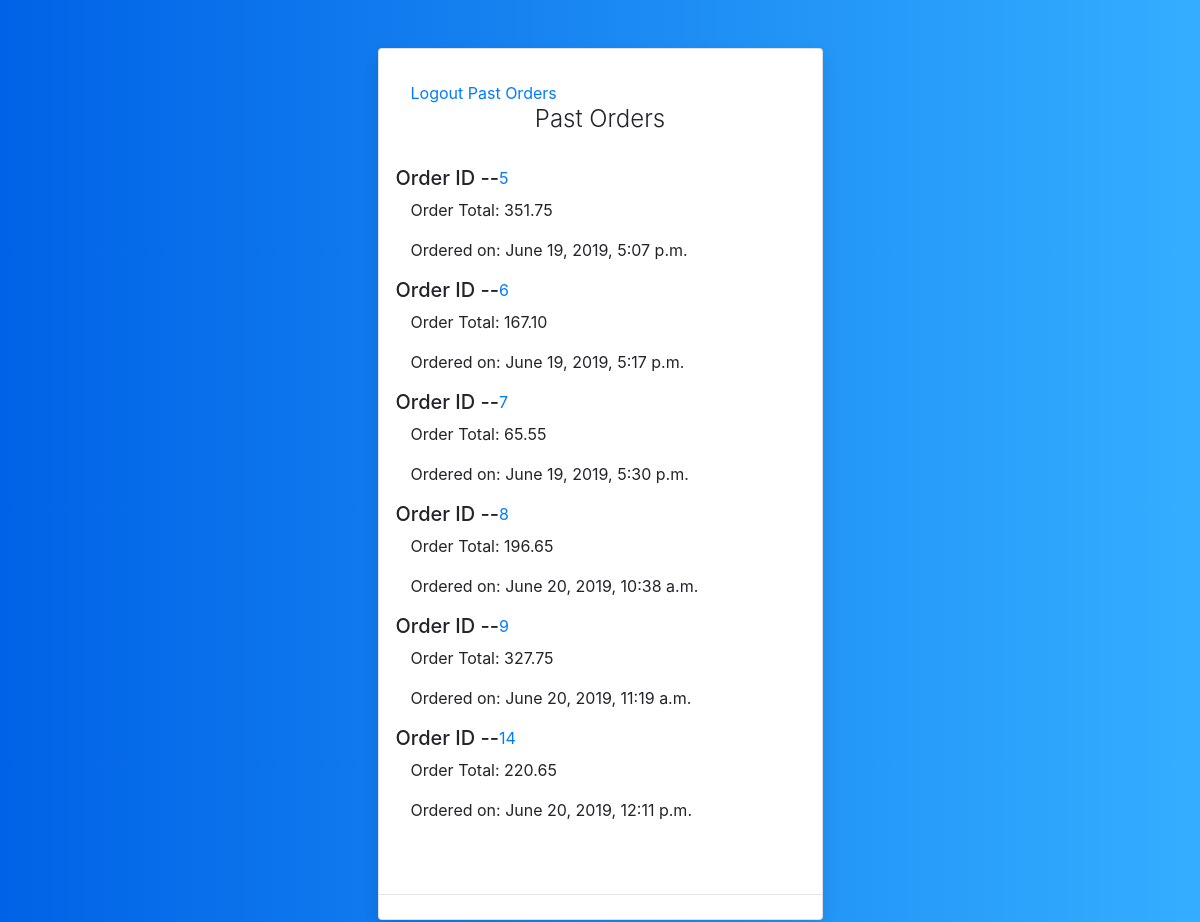
The page /pastOrders (signed in) on the database its author committed.
### menus/models.py (models this page shows, shortened)
class Cart(models.Model):
    checked_out = models.BooleanField(default=False)
    created_at = models.DateTimeField(auto_now=True)
    user= models.ForeignKey(User, on_delete=models.CASCADE)
    Items = models.ManyToManyField('Item',through='Order')
    @property
    def total(self):
        total = 0
        for item in Order.objects.filter(cart=self):
            total+= item.Item.price*item.quantity
        return total
    class Meta:
        verbose_name = 'Cart'
        verbose_name_plural = 'Carts'

class Order(models.Model):
    cart = models.ForeignKey('Cart', related_name='cart', on_delete=models.CASCADE)
    Item = models.ForeignKey('Item',related_name='item', on_delete=models.CASCADE)
    quantity = models.PositiveIntegerField(default=1)
    class Meta:
        verbose_name = ("Order")
        verbose_name_plural = ("Orders")

class Item(models.Model):
    name = models.CharField(max_length = 100)
    description = models.CharField(max_length = 200)
    price = models.DecimalField(max_digits=5, decimal_places=2)
    restaurant = models.ForeignKey('Restaurant', on_delete=models.CASCADE)
    class Meta:
        verbose_name = ("Item")
        verbose_name_plural = ("Items")

### menus/views.py (the view)
# urls.py: path('pastOrders', past_orders, name='past_orders'),
@login_required
def past_orders(request):
    cart = Cart.objects.filter(user=request.user,checked_out=True)
    return render(request, "past_orders.html", context={"carts": cart})

### templates/past_orders.html (shortened to what this page needs)
{% load static %}
<head>
<link rel="stylesheet" type="text/css" href="{% static 'css/one.css' %}">
<link href="https://stackpath.bootstrapcdn.com/bootstrap/4.3.1/js/bootstrap.bundle.min.js?fbclid=IwAR2s8V1BkjgZOBQhELChAmX48Xqy1NrVdH_Et5i5smGNNwvsUGnbT4xf0OY" rel="stylesheet">
<link href="https://stackpath.bootstrapcdn.com/bootstrap/4.3.1/css/bootstrap.min.css" rel="stylesheet">
</head>
    <body>
    <div class="container">
      <div class="row">
      <div class="col-sm-9 col-md-7 col-lg-5 mx-auto">
        <div class="card card-signin my-5">
          <div class="card-body">
          {% if user.is_active %}
            <a href="{% url 'logout' %}">Logout</a>
            <a href="{% url 'past_orders' %}">Past Orders</a>
            {% else %}
            <a href="{% url 'login' %}">Login</a>
            <a href="{% url 'signup' %}">Sign up</a>
            {% endif %}
            <h3 class="card-title text-center">Past Orders</h3>
            {% for cart in carts %}
                    <div class="row">
                    <h5>Order ID -- </h5> <a href="{% url 'cart_items' cart.id %}">{{cart.id}}</a>
</div>
                        <p>Order Total: {{cart.total}}</p>
                        <p>Ordered on: {{cart.created_at}}</p>
                    {% endfor %}
        </div>
      <hr class="my-4">
        </div>
      </div>
    </div>
  </div>
</body>

### menus/static/css/one.css (style rules this page uses)
body { background: #007bff; background: linear-gradient(to right, #0062E6, #33AEFF); }
.card-signin { border: 0; border-radius: 1rem; box-shadow: 0 0.5rem 1rem 0 rgba(0, 0, 0, 0.1); overflow: hidden; }
.card-signin .card-title { margin-bottom: 2rem; font-weight: 300; font-size: 1.5rem; }
.card-signin .card-body { padding: 2rem; }

### rows shown on the page
Cart: id "5", total "351.75", created_at "June 19, 2019, 5:07 p.m."
Cart: id "6", total "167.10", created_at "June 19, 2019, 5:17 p.m."
Cart: id "7", total "65.55", created_at "June 19, 2019, 5:30 p.m."
Cart: id "8", total "196.65", created_at "June 20, 2019, 10:38 a.m."
Cart: id "9", total "327.75", created_at "June 20, 2019, 11:19 a.m."
Cart: id "14", total "220.65", created_at "June 20, 2019, 12:11 p.m."
